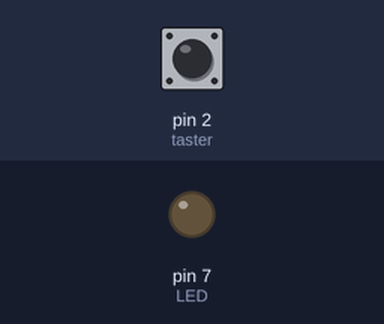
Bench run of a sketch on a simulated Arduino Uno, built with avr-gcc and run on an emulated ATmega328P. Shown: output pins drawn as LEDs (lit = HIGH). Inputs (shaded band) come from the test bench; at power-on: pin 2 (taster) LOW.

Above: at 1.2 s.
1.3 s: pin 2 (taster) pulled HIGH for 3.2 s
At 1.7 s:
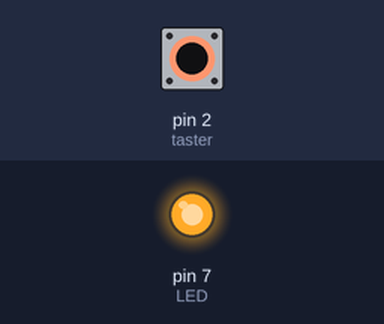
Timing chart, 0 to 6.8 s (numbered marks = the images above; inputs shaded):
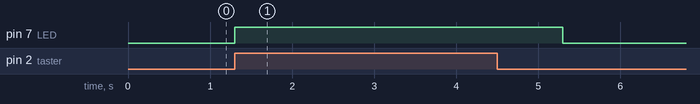

The sketch:

sensor.ino
```cpp
int LED = 7;
int taster = 2;
int status = 0;

void setup()
{
	pinMode(LED, OUTPUT);
  	pinMode(taster, INPUT);
}

void loop()
{
  // Lesen, ob Taster gedrückt wurde
  status = digitalRead(taster);
  // falls gedrückt, dann status = HIGH
  if(status == HIGH){
    digitalWrite(LED, HIGH);
    delay(1000);
    digitalWrite(LED, LOW);
  }
}
```

Measured:
- after the input at 1.3 s, pin 7 (LED): LOW → HIGH at once, → LOW 4.0 s later
